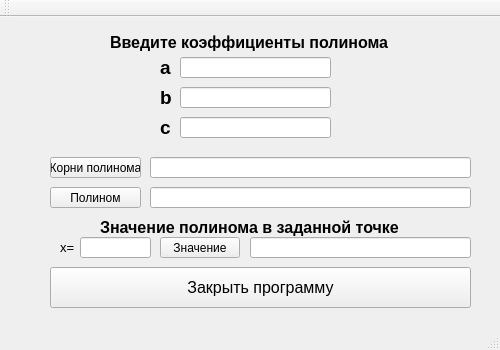
<?xml version="1.0" encoding="UTF-8"?>
<ui version="4.0">
 <class>MainWindow</class>
 <widget class="QMainWindow" name="MainWindow">
  <property name="geometry">
   <rect>
    <x>0</x>
    <y>0</y>
    <width>500</width>
    <height>350</height>
   </rect>
  </property>
  <property name="minimumSize">
   <size>
    <width>500</width>
    <height>350</height>
   </size>
  </property>
  <property name="maximumSize">
   <size>
    <width>500</width>
    <height>16777215</height>
   </size>
  </property>
  <property name="baseSize">
   <size>
    <width>400</width>
    <height>350</height>
   </size>
  </property>
  <property name="windowTitle">
   <string>MainWindow</string>
  </property>
  <widget class="QWidget" name="centralWidget">
   <widget class="QLineEdit" name="root_txt">
    <property name="enabled">
     <bool>true</bool>
    </property>
    <property name="geometry">
     <rect>
      <x>150</x>
      <y>140</y>
      <width>321</width>
      <height>21</height>
     </rect>
    </property>
   </widget>
   <widget class="QLabel" name="x_text">
    <property name="geometry">
     <rect>
      <x>60</x>
      <y>220</y>
      <width>21</width>
      <height>20</height>
     </rect>
    </property>
    <property name="font">
     <font>
      <pointsize>10</pointsize>
     </font>
    </property>
    <property name="text">
     <string>x=</string>
    </property>
   </widget>
   <widget class="QLineEdit" name="b_txt">
    <property name="geometry">
     <rect>
      <x>180</x>
      <y>70</y>
      <width>151</width>
      <height>21</height>
     </rect>
    </property>
   </widget>
   <widget class="QLineEdit" name="a_txt">
    <property name="geometry">
     <rect>
      <x>180</x>
      <y>40</y>
      <width>151</width>
      <height>21</height>
     </rect>
    </property>
   </widget>
   <widget class="QLabel" name="b">
    <property name="geometry">
     <rect>
      <x>160</x>
      <y>70</y>
      <width>21</width>
      <height>21</height>
     </rect>
    </property>
    <property name="font">
     <font>
      <pointsize>14</pointsize>
      <weight>75</weight>
      <bold>true</bold>
     </font>
    </property>
    <property name="text">
     <string>b</string>
    </property>
   </widget>
   <widget class="QLineEdit" name="x_txt">
    <property name="geometry">
     <rect>
      <x>80</x>
      <y>220</y>
      <width>71</width>
      <height>21</height>
     </rect>
    </property>
   </widget>
   <widget class="QLineEdit" name="value_txt">
    <property name="geometry">
     <rect>
      <x>250</x>
      <y>220</y>
      <width>221</width>
      <height>21</height>
     </rect>
    </property>
   </widget>
   <widget class="QPushButton" name="polinom_btn">
    <property name="geometry">
     <rect>
      <x>50</x>
      <y>170</y>
      <width>91</width>
      <height>21</height>
     </rect>
    </property>
    <property name="text">
     <string>Полином</string>
    </property>
   </widget>
   <widget class="QLabel" name="c">
    <property name="geometry">
     <rect>
      <x>160</x>
      <y>100</y>
      <width>21</width>
      <height>21</height>
     </rect>
    </property>
    <property name="font">
     <font>
      <pointsize>14</pointsize>
      <weight>75</weight>
      <bold>true</bold>
     </font>
    </property>
    <property name="text">
     <string>c</string>
    </property>
   </widget>
   <widget class="QLineEdit" name="polinom_txt">
    <property name="geometry">
     <rect>
      <x>150</x>
      <y>170</y>
      <width>321</width>
      <height>21</height>
     </rect>
    </property>
   </widget>
   <widget class="QPushButton" name="CloseProgramm">
    <property name="geometry">
     <rect>
      <x>50</x>
      <y>250</y>
      <width>421</width>
      <height>41</height>
     </rect>
    </property>
    <property name="font">
     <font>
      <pointsize>12</pointsize>
     </font>
    </property>
    <property name="text">
     <string>Закрыть программу</string>
    </property>
   </widget>
   <widget class="QLabel" name="a">
    <property name="geometry">
     <rect>
      <x>160</x>
      <y>40</y>
      <width>21</width>
      <height>21</height>
     </rect>
    </property>
    <property name="font">
     <font>
      <pointsize>14</pointsize>
      <weight>75</weight>
      <bold>true</bold>
     </font>
    </property>
    <property name="text">
     <string>a</string>
    </property>
   </widget>
   <widget class="QLabel" name="value_text">
    <property name="geometry">
     <rect>
      <x>100</x>
      <y>200</y>
      <width>321</width>
      <height>20</height>
     </rect>
    </property>
    <property name="font">
     <font>
      <pointsize>12</pointsize>
      <weight>75</weight>
      <bold>true</bold>
     </font>
    </property>
    <property name="text">
     <string>Значение полинома в заданной точке</string>
    </property>
   </widget>
   <widget class="QPushButton" name="root_btn">
    <property name="geometry">
     <rect>
      <x>50</x>
      <y>140</y>
      <width>91</width>
      <height>21</height>
     </rect>
    </property>
    <property name="text">
     <string>Корни полинома</string>
    </property>
   </widget>
   <widget class="QPushButton" name="value_btn">
    <property name="geometry">
     <rect>
      <x>160</x>
      <y>220</y>
      <width>80</width>
      <height>21</height>
     </rect>
    </property>
    <property name="text">
     <string>Значение</string>
    </property>
   </widget>
   <widget class="QLabel" name="coeff_text">
    <property name="geometry">
     <rect>
      <x>110</x>
      <y>10</y>
      <width>291</width>
      <height>31</height>
     </rect>
    </property>
    <property name="font">
     <font>
      <pointsize>12</pointsize>
      <weight>75</weight>
      <bold>true</bold>
     </font>
    </property>
    <property name="text">
     <string>Введите коэффициенты полинома</string>
    </property>
   </widget>
   <widget class="QLineEdit" name="c_txt">
    <property name="geometry">
     <rect>
      <x>180</x>
      <y>100</y>
      <width>151</width>
      <height>21</height>
     </rect>
    </property>
   </widget>
  </widget>
  <widget class="QMenuBar" name="menuBar">
   <property name="geometry">
    <rect>
     <x>0</x>
     <y>0</y>
     <width>500</width>
     <height>20</height>
    </rect>
   </property>
  </widget>
  <widget class="QToolBar" name="mainToolBar">
   <attribute name="toolBarArea">
    <enum>TopToolBarArea</enum>
   </attribute>
   <attribute name="toolBarBreak">
    <bool>false</bool>
   </attribute>
  </widget>
  <widget class="QStatusBar" name="statusBar"/>
 </widget>
 <layoutdefault spacing="6" margin="11"/>
 <resources/>
 <connections/>
</ui>
